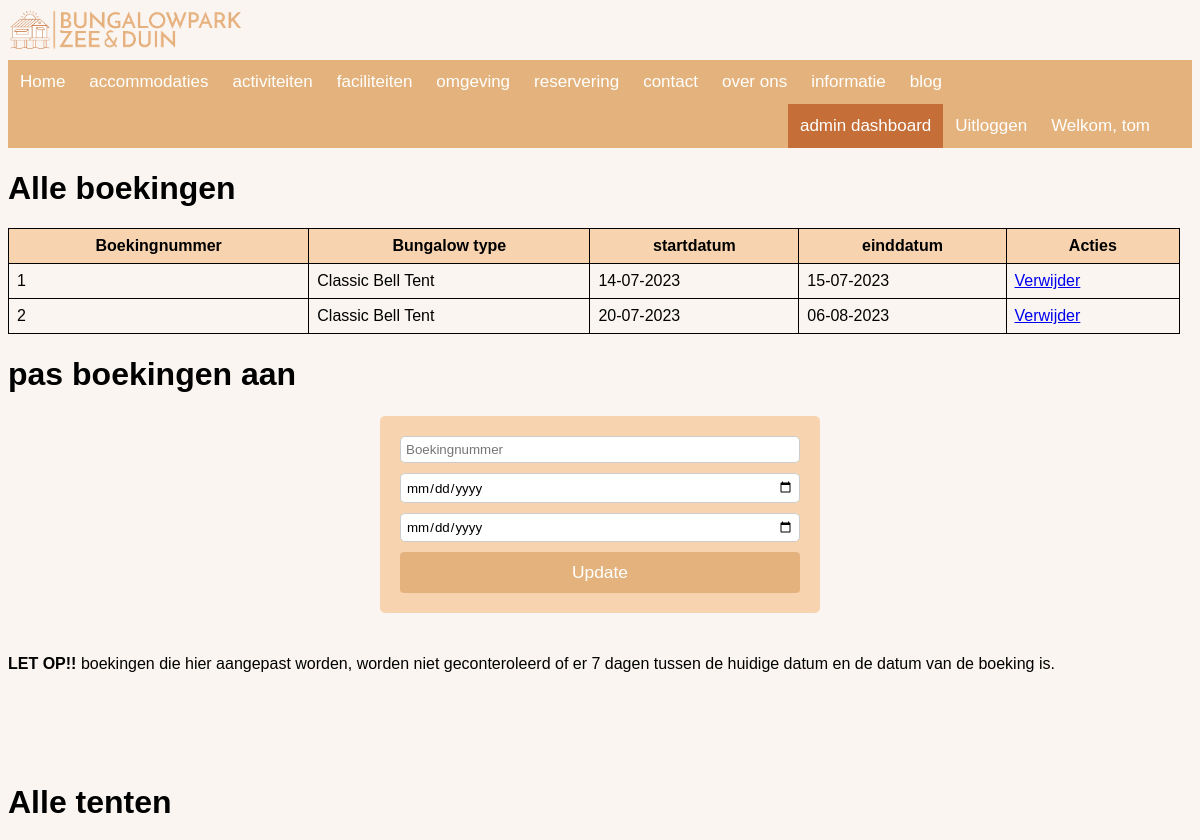
The app's page /admin_dashboard (signed in, upper part), older data.
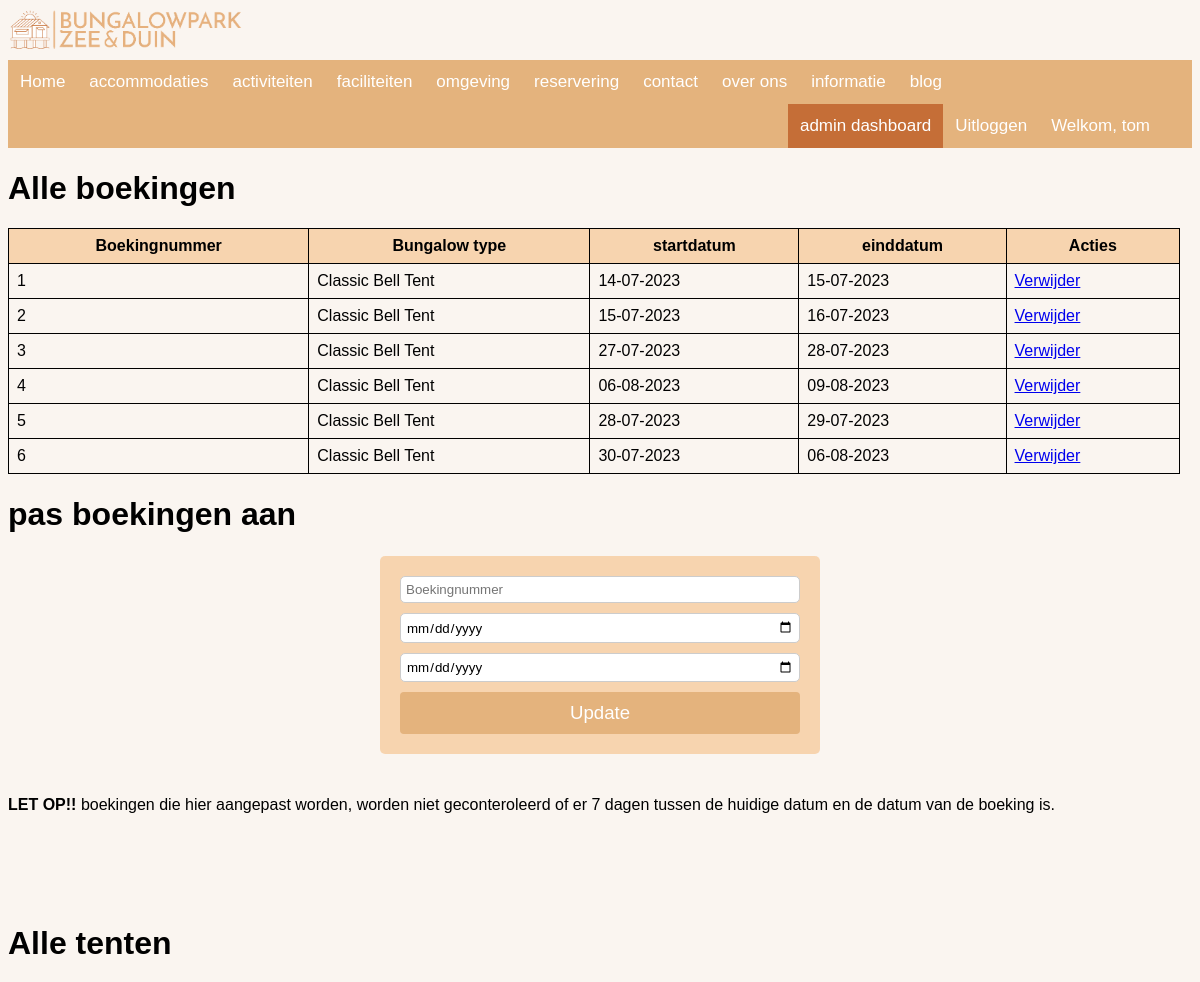
The same page, newer data.
### bungalowpark/models.py (models this page shows, shortened)
class Boeking(db.Model):
    __tablename__ = 'reserveringen'
    id = db.Column(db.Integer(), primary_key=True)
    bungalowID = db.Column(db.Integer(), nullable=False)
    tent_omschrijving = db.Column(db.String(100), nullable=False)
    startdatum = db.Column(db.Date(), nullable=False)
    einddatum = db.Column(db.Date(), nullable=False)
    userID = db.Column(db.Integer, db.ForeignKey('users.id'), nullable=False)

### bungalowpark/__init__.py (the view)
@app.route('/admin_dashboard')
@login_required
@role_required('admin')
def admin_dashboard():
    bungID = Boeking.query.filter_by().all()
    bunginfo = Tent.query.filter_by().all()
    return render_template('admin_dashboard.html',  bungID=bungID, bunginfo=bunginfo ,name=current_user )

### bungalowpark/__init__.py (called while the page is built)
def role_required(*roles):
    def decorator(func):
        @wraps(func)
        def wrapper(*args, **kwargs):
            if current_user.is_anonymous:
                return redirect(url_for('/'))
            if 'admin' in roles and current_user.role != 'admin':
                return render_template('404.html'), 404
            if 'user' in roles and current_user.role != 'user':
                return render_template('404.html'), 404
            return func(*args, **kwargs)
        return wrapper
    return decorator

### bungalowpark/models.py (called while the page is built)
@login_manager.user_loader
def load_user(user_id):
    return User.query.get(user_id)

    def __repr__(self):
        return f"Welkom, {self.username}"

### bungalowpark/templates/admin_dashboard.html (shortened to what this page needs)
{% extends "base.html" %}
{% block content %}
<h1>Alle boekingen</h1>
    <table>
        <tr>
            <th>Boekingnummer</th>
            <th>Bungalow type</th>
            <th>startdatum</th>
            <th>einddatum</th>
            <th>Acties</th>
        </tr>
    {% for item in bungID %}
    <tr>
        <td>{{ item.id }}</td>
        <td>{{ item.tent_omschrijving }}</td>
        <td>{{ item.startdatum.strftime('%d-%m-%Y')  }}</td>
        <td>{{ item.einddatum.strftime('%d-%m-%Y') }}</td>
        <td>
            <a href="{{ url_for('delete_boeking', boeking_id=item.id) }}" onclick="return confirm('Weet je zeker dat je deze boeking wilt verwijderen?')" class="verwijderen">Verwijder</a>
        </td>
    </tr>
    {% endfor %}
    </table>
<h1>pas boekingen aan </h1>
<form class="form-grid" action="/admin_boeking" method="POST">
    <input type="text" name="boeking_id" placeholder="Boekingnummer" required>
    <input type="date" name="startdatum"  required>
    <input type="date" name="einddatum"  required>
    <button type="submit">Update</button>
  </form>
  <br>
  <b>LET OP!!</b> boekingen die hier aangepast worden, worden niet geconteroleerd of er 7 dagen tussen de huidige datum en de datum van de boeking is.
<br>
<br>
<br>
<br>
<br>
<br>
  <h1>Alle tenten</h1>
  <br>
  <br>
<br>
<br>
<br>
<br>
<br>
{% endblock %}

Row changes from the older to the newer data that the page shows:
changed Boeking id 2: startdatum "20-07-2023" → "15-07-2023"; einddatum "06-08-2023" → "16-07-2023"
added Boeking: id "3", tent_omschrijving "Classic Bell Tent", startdatum "27-07-2023", einddatum "28-07-2023"
added Boeking: id "4", tent_omschrijving "Classic Bell Tent", startdatum "06-08-2023", einddatum "09-08-2023"
added Boeking: id "5", tent_omschrijving "Classic Bell Tent", startdatum "28-07-2023", einddatum "29-07-2023"
added Boeking: id "6", tent_omschrijving "Classic Bell Tent", startdatum "30-07-2023", einddatum "06-08-2023"
